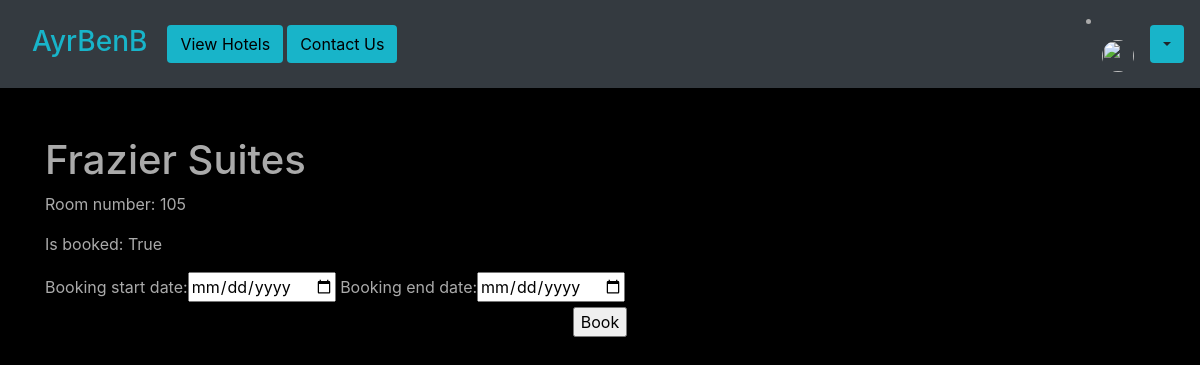
Before: /hotel-room/fs-105 with the older database file.
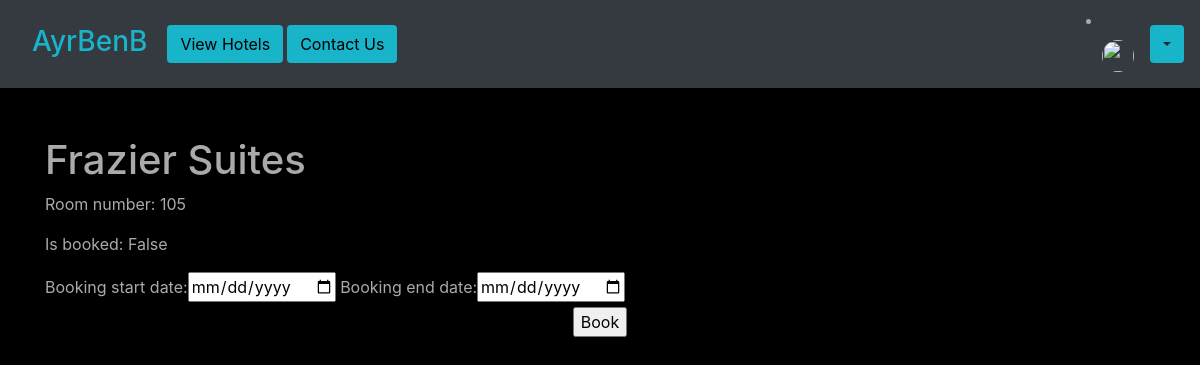
After: the same page with the newer database file.
### base/models.py (models this page shows, shortened)
class HotelRoom(models.Model):
    hotel = models.ForeignKey(Hotel, on_delete=models.CASCADE)
    room_number = models.IntegerField(blank=False, default='000')
    is_booked = models.BooleanField(default=False)
    slug = models.SlugField()

class Hotel(models.Model):
    location = models.ForeignKey(Location, on_delete=models.CASCADE, default=True, null=True)
    hotel_name = models.CharField(max_length=100)
    hotel_rating = models.IntegerField(default=1, validators=[
            MaxValueValidator(5),
            MinValueValidator(1)
        ])
    description = models.CharField(max_length=500, blank=False, default="Lorem ipsum dolor sit amet consectetur adipisicing elit.")
    slug = models.SlugField()
    image = models.ImageField(upload_to='images/', default='images/default.jpg')

### base/views.py (the view, shortened to what this page needs)
# urls.py: path('hotel-room/<slug>', views.hotel_rooms, name='hotel-room'),
def hotel_rooms(request, slug):
    hotel_room = get_object_or_404(HotelRoom, slug=slug)
    context = {
        'room': hotel_room
    }
    if request.method == 'GET':
        form = DateForm()
        print(request.GET.get(''))
        context['form'] = form
        return render(request, "base/hotel-room.html", context)

### base/forms.py
class DateForm(forms.Form):
    booking_start_date = forms.DateField(widget=DateInput)
    booking_end_date = forms.DateField(widget=DateInput)

### base/templates/base/hotel-room.html (shortened to what this page needs)
{% extends "base/base.html" %}
{% load crispy_forms_tags %}
{% block content %}
    <h1>{{ room.hotel.hotel_name }}</h1>
    <p>Room number: {{ room.room_number }}</p>
    <p>Is booked: {{ room.is_booked }}</p>
    <form method="POST">
        {{ form.as_table }}
        <p style="text-align: center"><input type="submit" value="Book"></p>
    </form>
{% endblock content %}

Changed rows visible on the page:
changed HotelRoom "Frazier Suites": is_booked "True" → "False"
